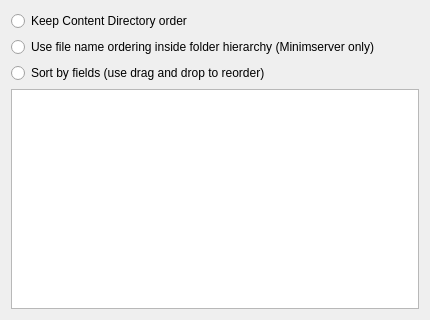
<?xml version="1.0" encoding="UTF-8"?>
<ui version="4.0">
 <class>SortprefsW</class>
 <widget class="QWidget" name="SortprefsW">
  <property name="geometry">
   <rect>
    <x>0</x>
    <y>0</y>
    <width>430</width>
    <height>320</height>
   </rect>
  </property>
  <property name="windowTitle">
   <string>Directory sorting</string>
  </property>
  <layout class="QVBoxLayout" name="verticalLayout_2">
   <item>
    <layout class="QVBoxLayout" name="verticalLayout">
     <item>
      <widget class="QRadioButton" name="noSortRB">
       <property name="text">
        <string>Keep Content Directory order</string>
       </property>
      </widget>
     </item>
     <item>
      <widget class="QRadioButton" name="minimfnRB">
       <property name="text">
        <string>Use file name ordering inside folder hierarchy (Minimserver only)</string>
       </property>
      </widget>
     </item>
     <item>
      <widget class="QRadioButton" name="sortRB">
       <property name="text">
        <string>Sort by fields (use drag and drop to reorder)</string>
       </property>
      </widget>
     </item>
     <item>
      <widget class="QListWidget" name="critsLW"/>
     </item>
    </layout>
   </item>
  </layout>
 </widget>
 <resources/>
</ui>
